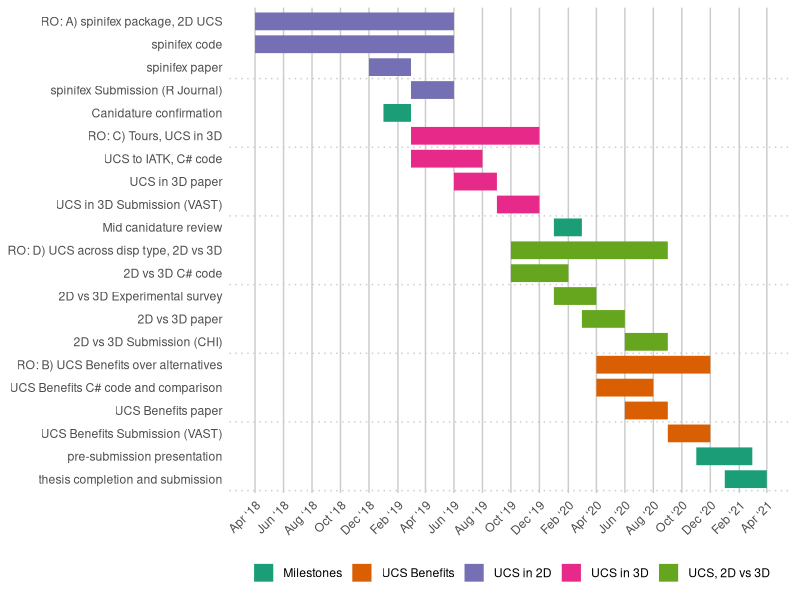

This chart was generated by the following R code:
## ---- chunk 1
#out.extra='angle=90
## working from: https://stats.andrewheiss.com/misc/gantt.html
library(tidyverse)
library(lubridate)
library(scales)

tasks <- tribble(
  ~Start,       ~End,         ~Project,     ~Task,
  "2018-04-01", "2019-06-01", "UCS in 2D",  "RO: A) spinifex package, 2D UCS",
  "2018-04-01", "2019-06-01", "UCS in 2D",  "spinifex code",
  "2018-12-01", "2019-03-01", "UCS in 2D",  "spinifex paper",
  "2019-03-01", "2019-06-01", "UCS in 2D",  "spinifex Submission (R Journal)",
  "2019-01-01", "2019-03-01", "Milestones", "Canidature confirmation",
  
  "2019-03-01", "2019-12-01", "UCS in 3D",  "RO: C) Tours, UCS in 3D",
  "2019-03-01", "2019-08-01", "UCS in 3D",  "UCS to IATK, C# code",
  "2019-06-01", "2019-09-01", "UCS in 3D",  "UCS in 3D paper",
  "2019-09-01", "2019-12-01", "UCS in 3D",  "UCS in 3D Submission (VAST)",
  "2020-01-01", "2020-03-01", "Milestones", "Mid canidature review",
  
  "2019-10-01", "2020-09-01", "UCS, 2D vs 3D", "RO: D) UCS across disp type, 2D vs 3D",
  "2019-10-01", "2020-02-01", "UCS, 2D vs 3D", "2D vs 3D C# code",
  "2020-01-01", "2020-04-01", "UCS, 2D vs 3D", "2D vs 3D Experimental survey",
  "2020-03-01", "2020-06-01", "UCS, 2D vs 3D", "2D vs 3D paper",
  "2020-06-01", "2020-09-01", "UCS, 2D vs 3D", "2D vs 3D Submission (CHI)",
  
  "2020-04-01", "2020-12-01", "UCS Benefits", "RO: B) UCS Benefits over alternatives",
  "2020-04-01", "2020-08-01", "UCS Benefits", "UCS Benefits C# code and comparison",
  "2020-06-01", "2020-09-01", "UCS Benefits", "UCS Benefits paper",
  "2020-09-01", "2020-12-01", "UCS Benefits", "UCS Benefits Submission (VAST)",
  
  "2020-11-01", "2021-03-01", "Milestones", "pre-submission presentation",
  "2021-01-01", "2021-04-01", "Milestones", "thesis completion and submission"
)

# Convert data to long for ggplot
tasks.long <- tasks %>%
  mutate(Start = ymd(Start),
         End = ymd(End)) %>%
  gather(date.type, task.date, -c(Project, Task)) %>%
  #arrange(date.type, task.date) %>%
  mutate(Task = factor(Task, levels=rev(unique(Task)), ordered=T))
# Custom theme for making a clean Gantt chart
theme_gantt <- function(base_size=11) {
  ret <- theme_bw(base_size) %+replace%
    theme(panel.background = element_rect(fill="#ffffff", colour=NA),
          axis.title.x=element_text(vjust=-0.2), axis.title.y=element_text(vjust=1.5),
          title=element_text(vjust=1.2),
          panel.border = element_blank(), axis.line=element_blank(),
          panel.grid.minor=element_blank(),
          panel.grid.major.y = element_blank(),
          panel.grid.major.x = element_line(size=0.5, colour="grey80"),
          axis.ticks=element_blank(),
          legend.position="bottom", 
          axis.title=element_text(size=rel(0.8)),
          strip.text=element_text(size=rel(1)),
          strip.background=element_rect(fill="#ffffff", colour=NA),
          panel.spacing.y=unit(1.5, "lines"),
          legend.key = element_blank())
  
  ret
}

# Calculate where to put the dotted lines that show up every three entries
x.breaks <- seq(length(tasks$Task) + 0.5 - 3, 0, by=-3)

# Build plot
timeline <- ggplot(tasks.long, aes(x=Task, y=task.date, colour=Project)) + 
  geom_line(size=6) + 
  geom_vline(xintercept=x.breaks, colour="grey80", linetype="dotted") + 
  guides(colour=guide_legend(title=NULL)) +
  labs(x=NULL, y=NULL) + coord_flip() +
  scale_y_date(date_breaks="2 months", labels=date_format("%b ‘%y")) +
  theme_gantt() + theme(axis.text.x=element_text(angle=45, hjust=1)) +
  scale_color_brewer(palette = "Dark2")

timeline
